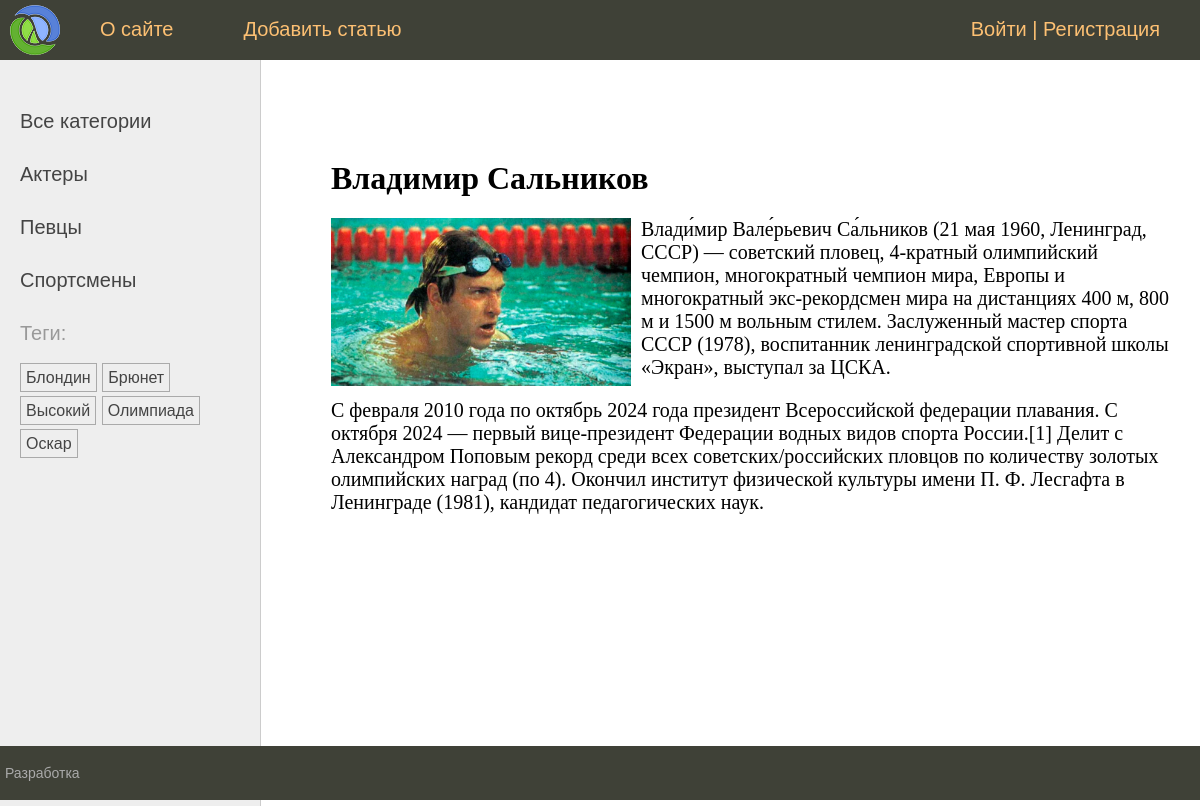
The page /post/vladimir-salinikov/ on the database its author committed.
### men/models.py (models this page shows, shortened)
class Category(models.Model):
    name = models.CharField(max_length=100, db_index=True, verbose_name="Категория")
    slug = models.SlugField(max_length=255, unique=True, db_index=True)
    class Meta:
        verbose_name = "Категория"
        verbose_name_plural = "Категории"
    def get_absolute_url(self):
        return reverse('category', kwargs={'cat_slug': self.slug})

class TagPost(models.Model):
    tag = models.CharField(max_length=100, db_index=True)
    slug = models.SlugField(max_length=255, unique=True, db_index=True)
    def get_absolute_url(self):
        return reverse('tag', kwargs={'tag_slug': self.slug})

class Men(models.Model):
    class Status(models.IntegerChoices):
        DRAFT = 0, 'Черновик'
        PUBLISHED = 1, 'Опубликовано'
    title = models.CharField(max_length=255, verbose_name="Заголовок")
    slug = models.SlugField(max_length=255, unique=True, db_index=True, verbose_name="URL", validators=[
                            MinLengthValidator(5, message="Минимум 5 символов"),
                            MaxLengthValidator(100, message="Максимум 100 символов")
                            ])
    photo = models.ImageField(upload_to="photos/%Y/%m/%d/", default=None,
                              blank=True, null=True, verbose_name="Фото")
    content = models.TextField(blank=True, verbose_name="Текст статьи")
    time_create = models.DateTimeField(auto_now_add=True, verbose_name="Время создания")
    time_update = models.DateTimeField(auto_now=True, verbose_name="Время изменения")
    is_published = models.BooleanField(choices=tuple(map(lambda x: (bool(x[0]), x[1]), Status.choices)),
                                       default=Status.DRAFT, verbose_name="Статус")
    cat = models.ForeignKey('Category', on_delete=models.PROTECT, related_name='posts', verbose_name="Категории")
    tags = models.ManyToManyField('TagPost', blank=True, related_name='tags', verbose_name="Теги")
    wife = models.OneToOneField('Wife', on_delete=models.SET_NULL, null=True, blank=True, related_name='man', verbose_name="Жена")
    author = models.ForeignKey(get_user_model(), on_delete=models.SET_NULL, related_name='posts', null=True, default=None)
    objects = models.Manager()
    published = PublishedManager()
    class Meta:
        verbose_name = "Известные мужчины"
        verbose_name_plural = "Известные мужчины"
        ordering = ['-time_create']
        indexes = [
            models.Index(fields=['-time_create'])
        ]

### men/views.py (the view)
# urls.py: path('post/<slug:post_slug>/', views.ShowPost.as_view(), name='post'),
class ShowPost(DataMixin, DetailView):
    template_name = 'men/post.html'
    slug_url_kwarg = 'post_slug'
    context_object_name = 'post'
    def get_context_data(self, **kwargs):
        context = super().get_context_data(**kwargs)
        return self.get_mixin_context(context, title=context['post'].title)
    def get_object(self, queryset=None):
        return get_object_or_404(Men.published, slug=self.kwargs[self.slug_url_kwarg])

### men/models.py (called while the page is built)
    def get_queryset(self):
        return super().get_queryset().filter(is_published=Men.Status.PUBLISHED)

### men/templatetags/men_tags.py (called while the page is built)
@register.inclusion_tag('men/list_categories.html')
def show_categories(cat_selected=0):
    cats = Category.objects.annotate(total=Count("posts")).filter(total__gt=0)
    return {'cats': cats, 'cat_selected': cat_selected}

@register.inclusion_tag('men/list_tags.html')
def show_all_tags():
    return {'tags': TagPost.objects.annotate(total=Count("tags")).filter(total__gt=0)}

### men/utils.py (called while the page is built)
    def get_mixin_context(self, context, **kwargs):
        context['cat_selected'] = None
        context.update(kwargs)
        return context

### users/context_processors.py (called while the page is built)
def get_men_context(request):
    return {'mainmenu': menu}

### men/templates/men/post.html (shortened to what this page needs)
{% extends 'base.html' %}
{% block content %}
<h1>{{ post.title }}</h1>
{% if post.photo %}
<p><img class="img-article-left" src="{{post.photo.url}}"></p>
{% endif %}
{{post.content|linebreaks}}
{% endblock %}

### men/templates/men/list_categories.html
{% for cat in cats %}
{% if cat.id == cat_selected %}
<li class="selected">{{cat.name}}</li>
{% else %}
<li><a href="{{ cat.get_absolute_url }}">{{cat.name}}</a></li>
{% endif %}
{% endfor %}

### men/templates/men/list_tags.html
{% if tags %}
<p>Теги:</p>
<ul class="tags-list">
    {% for t in tags %}
    <li><a href="{{t.get_absolute_url}}">{{t.tag}}</a></li>
    {% endfor %}
</ul>
{% endif %}

### men/static/men/css/styles.css (style rules this page uses)
html, body { font-family: 'Arial'; margin: 0; padding: 0; height: 100%; width: 100%; color: #444; }
a { color: #0059b2; text-decoration: none; }
img { max-width: 600px; height: auto; }
img.img-article-left { max-width: 300px; height: auto; float: left; padding: 0 10px 10px 0; }
.left-chapters ul { width: 230px; margin: 0; padding: 20px 10px 10px 20px; list-style: none; font-size: 20px; }
.left-chapters ul li { margin: 30px 0 0 0; color: #999; }
.left-chapters ul li a { color: #444; text-decoration: none; }
ul.tags-list { width: 100%; margin: 0; padding: 0; list-style: none; }
ul.tags-list li { margin: 0; padding: 0 0 10px; display: inline-block; }
ul.tags-list li a { padding: 5px; font-size: 16px; border: 1px solid #aaa; }
.content-text h1 { font-size: 32px; }

### rows shown on the page
Category: name "Актеры"
Category: name "Певцы"
Category: name "Спортсмены"
TagPost: tag "Блондин"
TagPost: tag "Брюнет"
TagPost: tag "Высокий"
TagPost: tag "Олимпиада"
TagPost: tag "Оскар"
Men: title "Владимир Сальников", photo (picture), content "Влади́мир Вале́рьевич Са́льников (21 мая 1960, Ленинград, СССР) — советский пловец, 4-кратный олимпийский чемпион, многократный чемпион мира, Европы и многократный экс-рекордсмен мира на дистанциях 400 м, 800 м и 1500 м вольным стилем. Заслуженный мастер спорта СССР (1978), воспитанник ленинградской спортивной школы «Экран», выступал за ЦСКА. С февраля 2010 года по октябрь 2024 года президент Всероссийской федерации плавания. С октября 2024 — первый вице-президент Федерации водных видов спорта России.[1] Делит с Александром Поповым рекорд среди всех советских/российских пловцов по количеству золотых олимпийских наград (по 4). Окончил институт физической культуры имени П. Ф. Лесгафта в…"

### other values the page prints
{{ m.title }} "О сайте" "Добавить статью"
